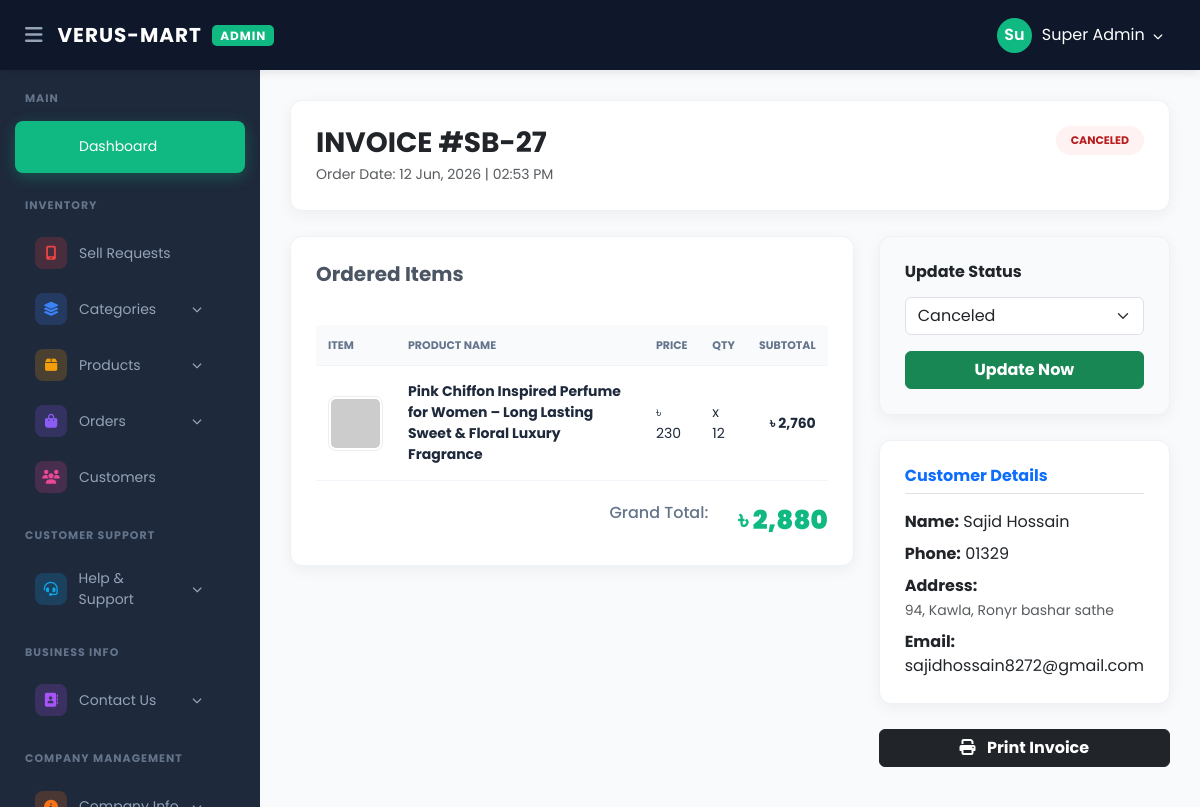
Page /verusmart/admin/order_details.php?id=27 (signed in) on the committed database.
### tables this page shows
CREATE TABLE `orders` (
  `id` int(11) NOT NULL,
  `user_id` int(11) DEFAULT NULL,
  `customer_name` varchar(255) NOT NULL,
  `email` varchar(100) DEFAULT NULL,
  `phone` varchar(20) DEFAULT NULL,
  `address` text DEFAULT NULL,
  `order_note` text DEFAULT NULL,
  `total_amount` decimal(10,2) NOT NULL,
  `status` varchar(50) DEFAULT 'pending',
  `order_date` datetime DEFAULT current_timestamp()
);

CREATE TABLE `order_items` (
  `id` int(11) NOT NULL,
  `order_id` int(11) DEFAULT NULL,
  `product_name` varchar(255) DEFAULT NULL,
  `price` decimal(10,2) DEFAULT NULL,
  `quantity` int(11) DEFAULT NULL,
  `image` varchar(255) DEFAULT NULL
);

### verusmart/admin/order_details.php (the view, shortened to what this page needs)
<?php
include('header.php');
include('sidebar.php');
$order_id = intval($_GET['id']);
$order_query = mysqli_query($conn, "SELECT * FROM orders WHERE id = '$order_id'");
$order = mysqli_fetch_assoc($order_query);
$items_query = mysqli_query($conn, "SELECT * FROM order_items WHERE order_id = '$order_id'");
$product_path = "uploads/products/";
?>
<div class="content-wrapper">
    <div class="card">
        <div class="d-flex justify-content-between align-items-start">
            <div>
                <h3 class="fw-bold mb-1">INVOICE #SB-<?php echo $order['id']; ?></h3>
                <p class="text-muted small mb-0">Order Date: <?php echo date('d M, Y | h:i A', strtotime($order['order_date'])); ?></p>
            </div>
            <div class="text-end">
                <span class="badge-status status-<?php echo strtolower($order['status']); ?>">
                    <?php echo strtoupper($order['status'] ?: 'PENDING'); ?>
                </span>
            </div>
        </div>
    </div>
    <div style="display: grid; grid-template-columns: 2.2fr 1fr; gap: 25px;">
        <div class="details-left">
            <div class="card">
                <h5 class="fw-bold mb-4" style="color: #4b5563;">Ordered Items</h5>
                <div class="table-responsive">
                    <table class="invoice-table">
                        <thead>
                            <tr>
                                <th style="width: 80px;">Item</th>
                                <th>Product Name</th>
                                <th>Price</th>
                                <th>Qty</th>
                                <th class="text-end">Subtotal</th>
                            </tr>
                        </thead>
                        <tbody>
                            <?php while($item = mysqli_fetch_assoc($items_query)){ ?>
                            <tr>
                                <td>
                                    <?php if(!empty($item['image'])): ?>
                                        <img src="<?php echo $product_path . $item['image']; ?>" class="prod-img" onerror="this.src='https://placehold.jp/100x100.png?text=No+Image';">
                                    <?php else: ?>
                                        <img src="https://placehold.jp/100x100.png?text=No+Image" class="prod-img">
                                    <?php endif; ?>
                                </td>
                                <td class="fw-bold"><?php echo $item['product_name']; ?></td>
                                <td>৳ <?php echo number_format($item['price']); ?></td>
                                <td>x <?php echo $item['quantity']; ?></td>
                                <td class="text-end fw-bold">৳ <?php echo number_format($item['price'] * $item['quantity']); ?></td>
                            </tr>
                            <?php } ?>
                        </tbody>
                    </table>
                </div>
                <div class="grand-total">
                    <span style="font-size: 16px; color: #64748b; font-weight: 500;">Grand Total:</span>
                    <span>৳ <?php echo number_format($order['total_amount']); ?></span>
                </div>
            </div>
        </div>
        <div class="details-right no-print">
            <div class="card" style="background: #f8fafc;">
                <h6 class="fw-bold mb-3">Update Status</h6>
                <form action="" method="POST">
                    <select name="status" class="form-select mb-3">
                        <option value="canceled" <?php if($order['status']=='canceled') echo 'selected'; ?>>Canceled</option>
                    </select>
                    <button type="submit" name="update_status" class="btn btn-success w-100 fw-bold">Update Now</button>
                </form>
            </div>
            <div class="card">
                <h6 class="fw-bold mb-3 border-bottom pb-2 text-primary">Customer Details</h6>
                <p class="mb-2"><b>Name:</b> <?php echo htmlspecialchars($order['customer_name']); ?></p>
                <p class="mb-2"><b>Phone:</b> <?php echo $order['phone']; ?></p>
                <p class="mb-2"><b>Address:</b> <br><small class="text-muted"><?php echo $order['address']; ?></small></p>
                <p class="mb-0"><b>Email:</b> <?php echo $order['email'] ?: 'N/A'; ?></p>
            </div>
            <button onclick="window.print()" class="btn btn-dark w-100 fw-bold"><i class="fas fa-print me-2"></i> Print Invoice</button>
        </div>
    </div>
</div>

### verusmart/admin/header.php (style rules this page uses)
:root { --sidebar-width: 260px; --top-bg: #0f172a; --primary-blue: #3b82f6; }
* { margin: 0; padding: 0; box-sizing: border-box; font-family: 'Poppins', sans-serif; }
body { background: #f8fafc; overflow-x: hidden; }

### verusmart/admin/order_details.php (style rules this page uses)
.content-wrapper { margin-left: 260px; padding: 100px 30px 40px; background-color: #f8fafc; min-height: 100vh; font-family: 'Roboto', sans-serif; }
.card { background: #fff; border-radius: 12px; padding: 25px; box-shadow: 0 4px 15px rgba(0,0,0,0.05); border: 1px solid #eef2f6; margin-bottom: 25px; }
.badge-status { padding: 6px 15px; border-radius: 50px; font-size: 11px; font-weight: 700; text-transform: uppercase; display: inline-block; }
.status-canceled { background: #fef2f2; color: #b91c1c; }
.invoice-table { width: 100%; border-collapse: collapse; margin-top: 15px; }
.invoice-table th { background: #f8fafc; padding: 12px; text-align: left; color: #64748b; font-size: 11px; text-transform: uppercase; border-bottom: 1px solid #f1f5f9; }
.invoice-table td { padding: 15px 12px; border-bottom: 1px solid #f1f5f9; font-size: 14px; color: #1e293b; vertical-align: middle; }
.prod-img { width: 55px; height: 55px; object-fit: contain; border-radius: 8px; border: 1px solid #eee; background: #fff; padding: 2px; }
.grand-total { display: flex; justify-content: flex-end; gap: 30px; margin-top: 20px; font-size: 26px; font-weight: 900; color: #10b981; }

### rows in the picture
orders: id "27", order_date "12 Jun, 2026 | 02:53 PM", status "CANCELED", total_amount "2,880", status "Canceled", customer_name "Sajid Hossain", phone "01329", address "94, Kawla, Ronyr bashar sathe", email "sajidhossain8272@gmail.com"
order_items: product_name "Pink Chiffon Inspired Perfume for Women – Long Lasting Sweet & Floral Luxury Fragrance", price "230", quantity "12", $item['price'] * $item['quantity'] "2,760"

### other values in the picture
substr($_SESSION['admin_name'], 0, 2) "Su"
$_SESSION['admin_name'] "Super Admin"
